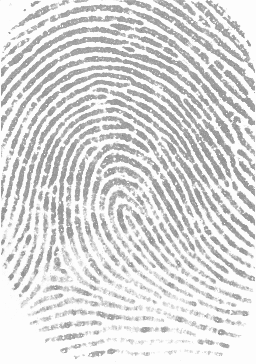
#> input picture 1.png, 256 x 364 px
$ python '移动平均阈值分割.py'
#> lines starting #> are read from the running program, lines starting #| are printed output that depends on the picture; after the words box and inside, x2 and y2 are one past the last pixel; in counts of white or black regions, pixels touching at a corner belong together
#> further down, img is the input picture: shape (364, 256); min 119, max 253, mean 218
import cv2
import numpy as np
from scipy.signal import lfilter

N = 30
b = 0.99

def max_min_value_filter(image, ksize=3, mode=1):
    img = image.copy()
    rows, cols = img.shape
    # if channels == 3:
    #     img = cv2.cvtColor(image, cv2.COLOR_BGR2GRAY)
    padding = (ksize-1) // 2
    new_img = cv2.copyMakeBorder(img, padding, padding, padding, padding, cv2.BORDER_CONSTANT, value=255)
    for i in range(rows):
        for j in range(cols):
            roi_img = new_img[i:i+ksize, j:j+ksize].copy()
            min_val, max_val, min_index, max_index = cv2.minMaxLoc(roi_img)
            if mode == 1:
                img[i, j] = max_val
            elif mode == 2:
                img[i, j] = min_val
            else:
                raise Exception("please Select a Mode: max(1) or min(2)")

    return img


def movingthreshold(f, n, k):
#> called with n = 30, k = 0.99
    shape = f.shape
#> shape = (364, 256)
    assert n >= 1
    assert 0 < k < 1
    f[1:-1:2, :] = np.fliplr(f[1:-1:2, :])
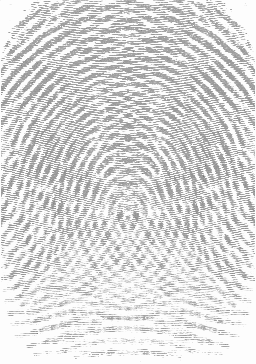
#> f: shape (364, 256); min 119, max 253, mean 218
    f = f.flatten()
    maf = np.ones(n) / n
    res_filter = lfilter(maf, 1, f)
    g = np.array(f > k * res_filter).astype(int)
    g = g.reshape(shape)
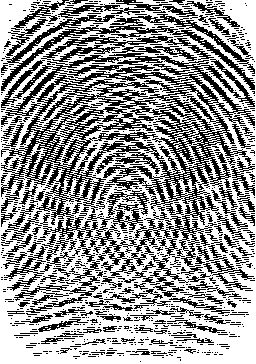
#> g: shape (364, 256) int64; values 0 (black) and 1 (white), 59% white; black in thin lines or dots
    g[1:-1:2, :] = np.fliplr(g[1:-1:2, :])
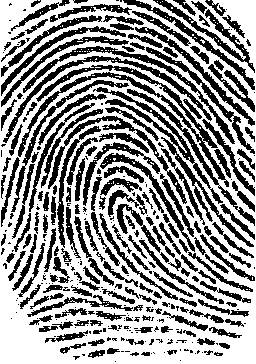
#> g: shape (364, 256) int64; values 0 (black) and 1 (white), 59% white; 357 black regions (167 under 20 px), largest, box (x1, y1, x2, y2) and area: (18, 65, 229, 187) 2291, (93, 87, 254, 247) 1911, (23, 46, 235, 144) 1235
    g = g * 255

    # max value filter
    # g = max_min_value_filter(g, 3, 2)
    # cv2.blur(g, (3, 3))

    return g


img = cv2.imread('1.png', 0)
res = movingthreshold(img, N, b)
cv2.imwrite('tttt.jpg', res)
